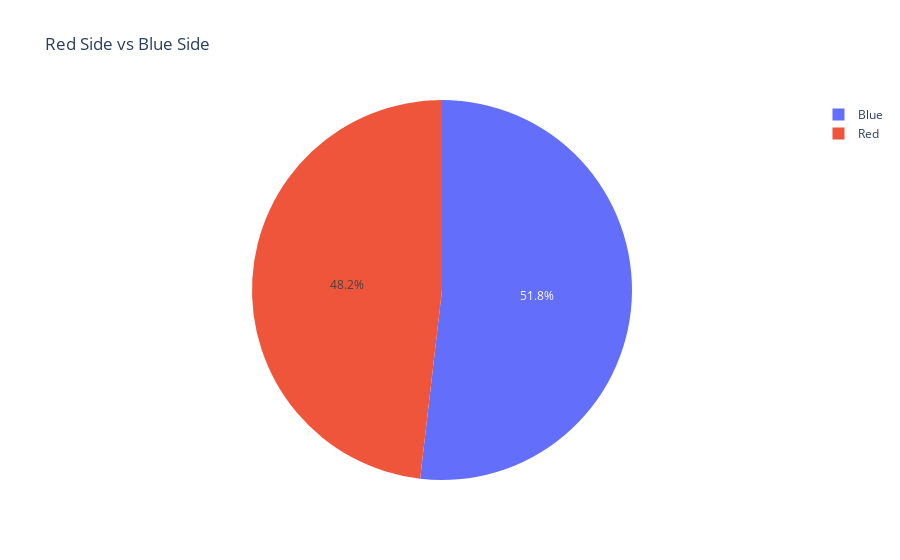

Write notebook code for a chart like this one.
### Markdown cell above
# Red Side vs Blue Side

### Code cell
winner_counts = matches['winner'].map({ 0: 'Blue', 1: 'Red' }).value_counts()

plot_df = pd.DataFrame({ 'winner': winner_counts.index, 'count': winner_counts.values })

fig = px.pie(plot_df, values='count', names='winner', title='Red Side vs Blue Side')
fig.show()

### Figure 1 — Plotly figure (JSON) as saved in the notebook; plotly's stock layout.template omitted (floating-point values rounded to 4 significant figures)
{"data": [{"domain": {"x": [0, 1], "y": [0, 1]}, "hovertemplate": "winner=%{label}<br>count=%{value}<extra></extra>", "labels": ["Blue", "Red"], "legendgroup": "", "name": "", "showlegend": true, "type": "pie", "values": [5349, 4970]}], "layout": {"legend": {"tracegroupgap": 0}, "title": {"text": "Red Side vs Blue Side"}}}
